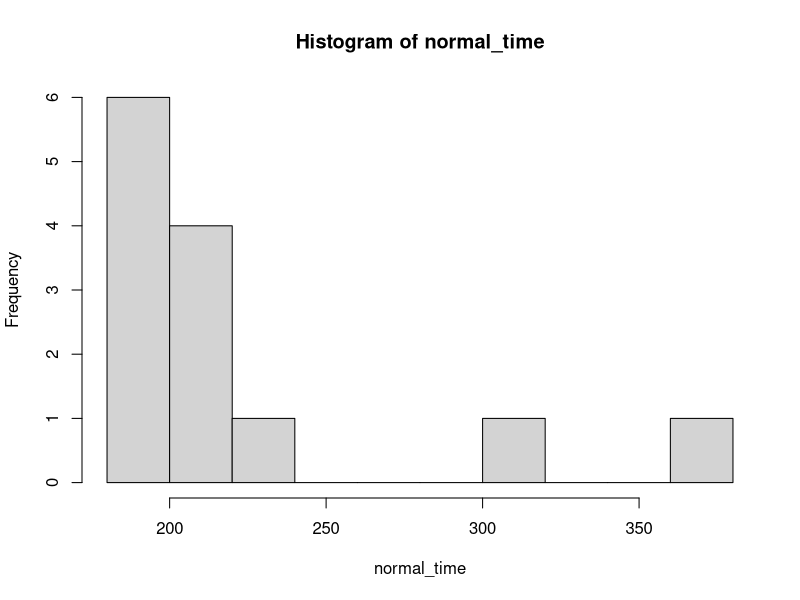
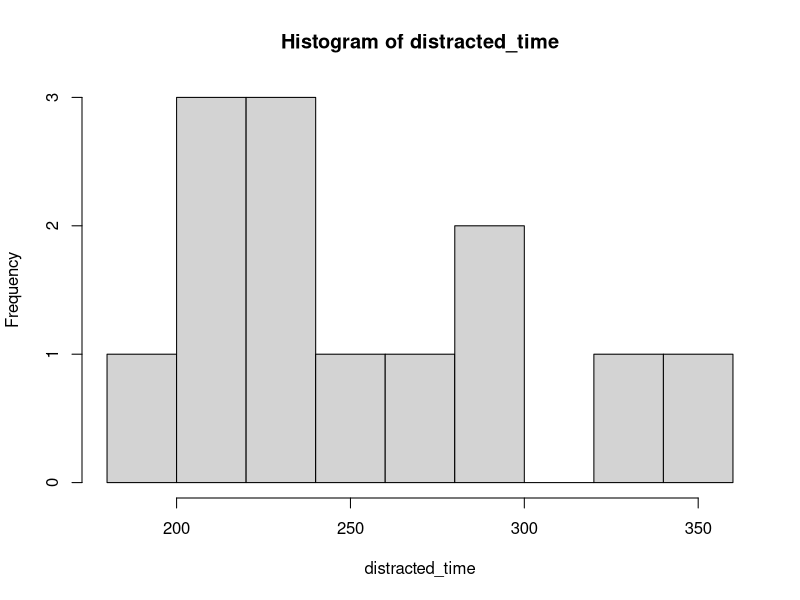
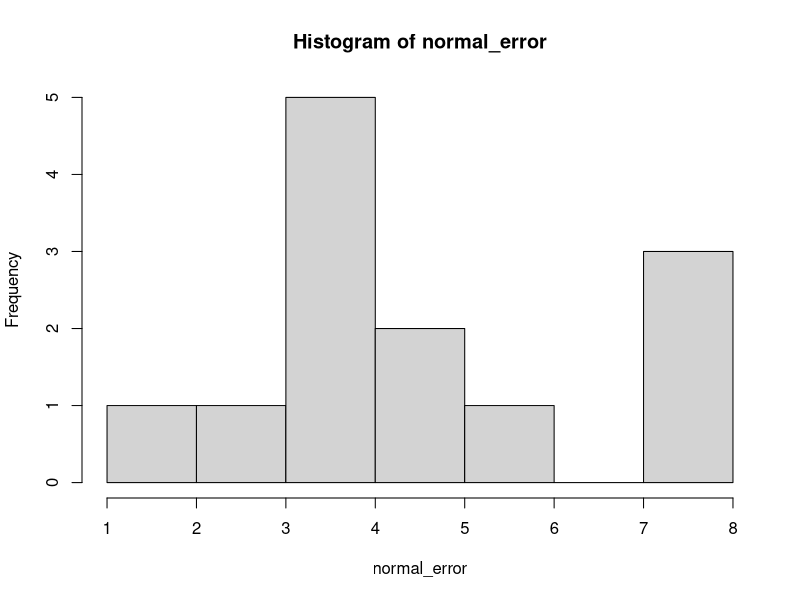
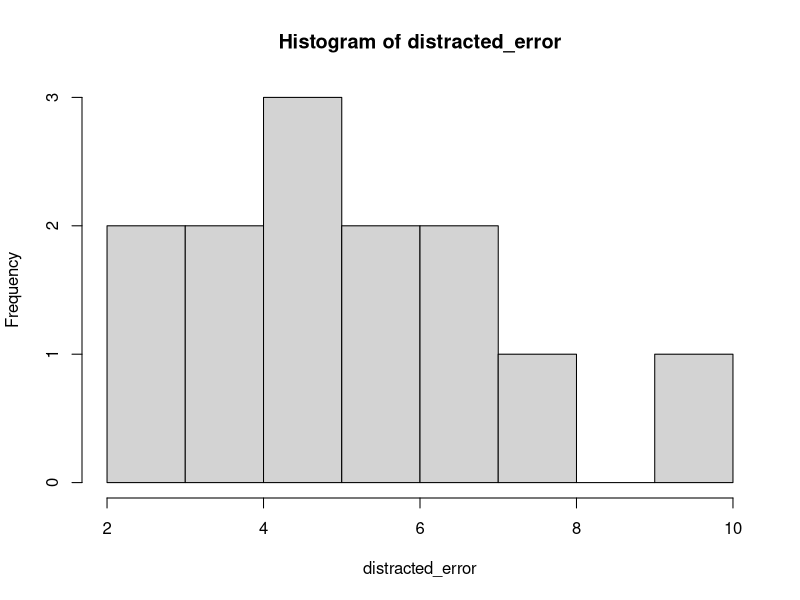
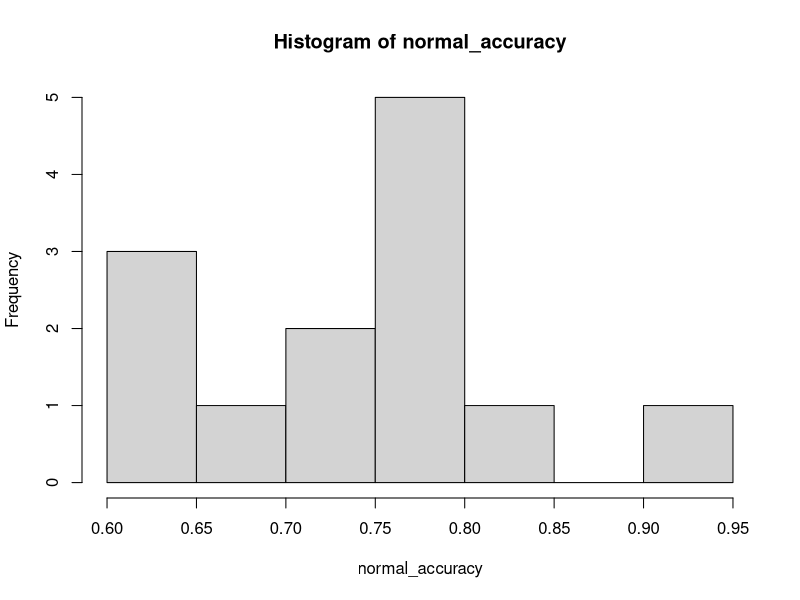
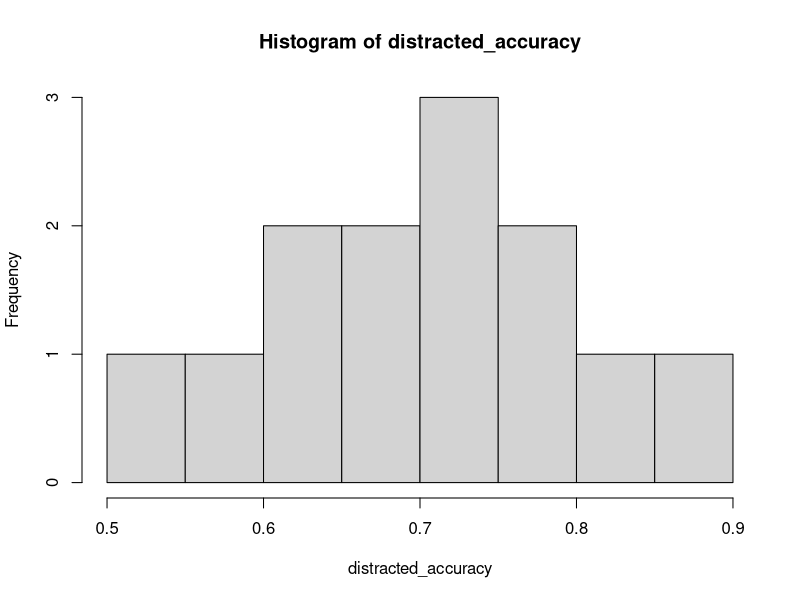
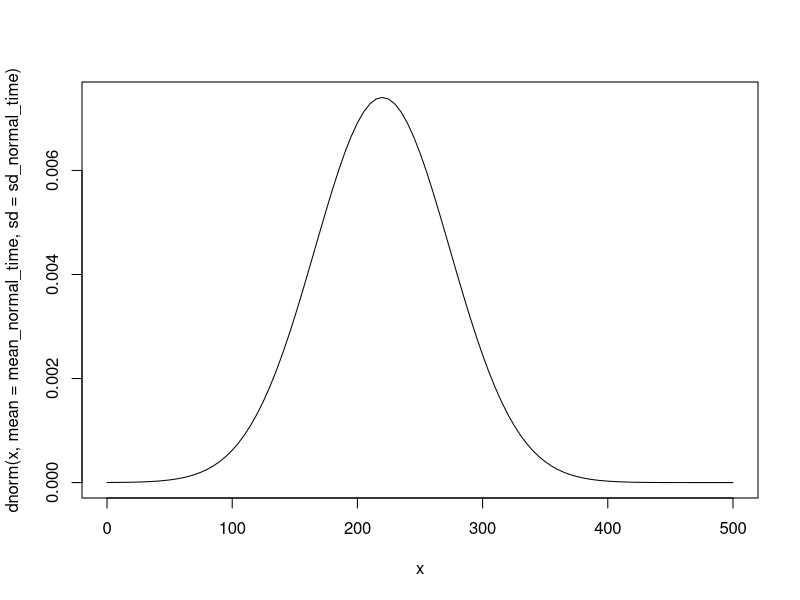
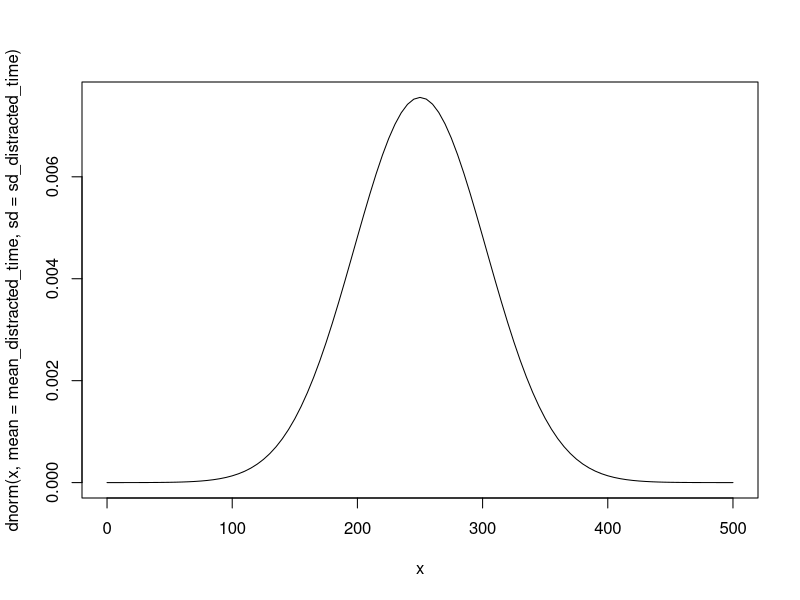

These charts were generated, in order, by the following R code:
normal_time <- c(193, 181, 184, 184, 228, 181, 209, 192, 216, 220, 364, 301, 206)

normal_error <- c(5, 8, 4, 8, 8, 1, 4, 4, 4, 4, 5, 6, 3)

distracted_time <- c(290, 360, 182, 212, 222, 244, 230, 202, 208, 282, 331, 225, 263)

distracted_error <- c(8, 5, 4, 6, 5, 4, 10, 5, 2, 3, 7, 6, 7)

normal_accuracy <- 1 - normal_error / 20
distracted_accuracy <- 1 - distracted_error / 20

mean_normal_time <- mean(normal_time)
mean_normal_error <- mean(normal_error)
mean_distracted_time <- mean(distracted_time)
mean_distracted_error <- mean(distracted_error)
mean_normal_accuracy <- mean(normal_accuracy)
mean_distracted_accuracy <- mean(distracted_accuracy)

sd_normal_time <- sd(normal_time)
sd_normal_error <- sd(normal_error)
sd_distracted_time <- sd(distracted_time)
sd_distracted_error <- sd(distracted_error)
sd_normal_accuracy <- sd(normal_accuracy)
sd_distracted_accuracy <- sd(distracted_accuracy)

hist(normal_time, breaks = 7)
hist(distracted_time, breaks = 7)
hist(normal_error, breaks = 7)
hist(distracted_error, breaks = 7)
hist(normal_accuracy, breaks = 7)
hist(distracted_accuracy, breaks = 7)
curve(dnorm(x, mean = mean_normal_time, sd = sd_normal_time), from = 0, to = 500)
curve(dnorm(x, mean = mean_distracted_time, sd = sd_distracted_time), from = 0, to = 500)
curve(dnorm(x, mean = mean_normal_error, sd = sd_normal_error), from = 0, to = 20)
curve(dnorm(x, mean = mean_distracted_error, sd = sd_distracted_error), from = 0, to = 20)
curve(dnorm(x, mean = mean_normal_accuracy, sd = sd_normal_accuracy))
curve(dnorm(x, mean = mean_distracted_accuracy, sd = sd_distracted_accuracy))

# t-test for time
t_test_time <- t.test(normal_time, distracted_time, mu = 0, var.equal = FALSE, alternative = "less", conf.level = 0.95)
t_test_time_p_value <- t_test_time$p.value
t_test_accuracy <- t.test(normal_accuracy, distracted_accuracy, mu = 0, var.equal = FALSE, alternative = "greater", conf.level = 0.95)
t_test_accuracy_p_value <- t_test_accuracy$p.value


# X-axis grid
x2 <- seq(min(normal_time), max(normal_time), length = 40)

# Normal curve
fun <- dnorm(x2, mean = mean_normal_time, sd = sd_normal_time)
fun2 <- dnorm(x2, mean = mean_distracted_time, sd = sd_distracted_time)

# Histogram
hist(normal_time, prob = TRUE, col = "white",
     ylim = c(0, max(fun)+0.005),
     main = "No Distraction Time Distrubution")
lines(x2, fun, col = 2, lwd = 2) 
 
x2 <- seq(min(distracted_time), max(distracted_time), length = 40)

fun <- dnorm(x2, mean = mean_normal_time, sd = sd_normal_time)
fun2 <- dnorm(x2, mean = mean_distracted_time, sd = sd_distracted_time)

# Histogram
hist(distracted_time, prob = TRUE, col = "white",
     ylim = c(0, max(fun)+0.01),
     main = "Distraction Time Distrubution")
lines(x2, fun, col = 2, lwd = 2)


x2 <- seq(min(normal_accuracy), max(normal_accuracy), length = 40)

fun <- dnorm(x2, mean = mean_normal_accuracy, sd = sd_normal_accuracy)
fun2 <- dnorm(x2, mean = mean_distracted_accuracy, sd = sd_distracted_accuracy)

# Histogram
hist(normal_accuracy, prob = TRUE, col = "white",
     ylim = c(0, max(fun)+5),
     main = "No Distraction Accuracy Distrubution")
lines(x2, fun, col = 2, lwd = 2)


x2 <- seq(min(distracted_accuracy), max(distracted_accuracy), length = 40)

fun <- dnorm(x2, mean = mean_normal_accuracy, sd = sd_normal_accuracy)
fun2 <- dnorm(x2, mean = mean_distracted_accuracy, sd = sd_distracted_accuracy)

# Histogram
hist(distracted_accuracy, prob = TRUE, col = "white",
     ylim = c(0, max(fun)+5),
     main = "Distraction Accuracy Distrubution")
lines(x2, fun, col = 2, lwd = 2)